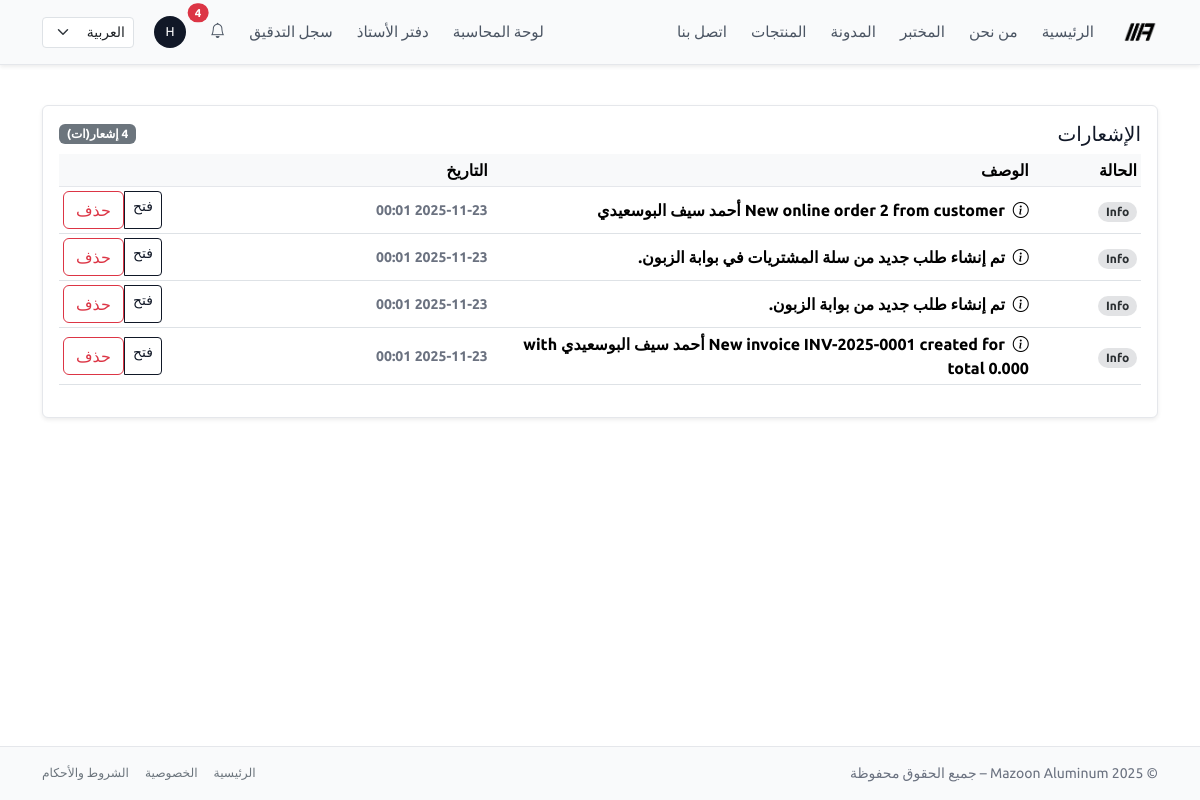
Page /ar/notifications/ (signed in) on the earlier database version.
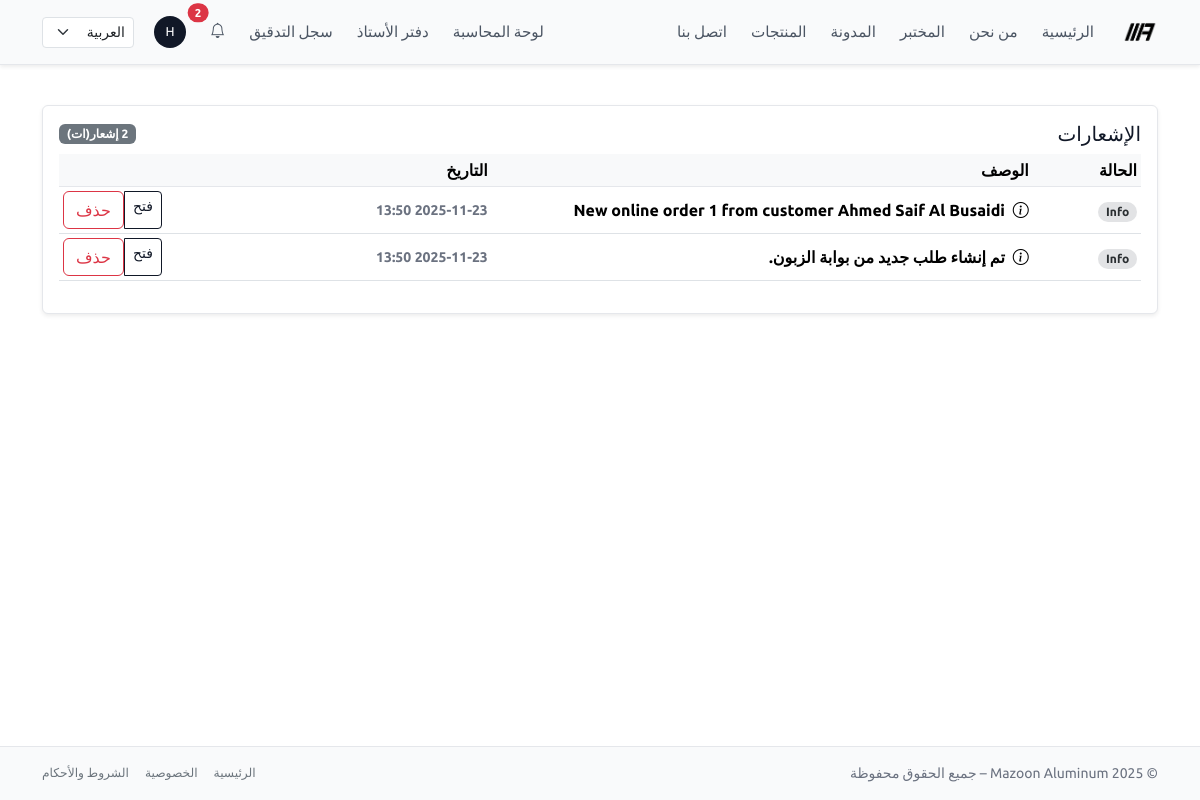
Same page on the later database version.
### core/models/notifications.py (models this page shows, shortened)
class Notification(BaseModel):
    class Levels(models.TextChoices):
        INFO = "info", "Info"
        SUCCESS = "success", "Success"
        WARNING = "warning", "Warning"
        ERROR = "error", "Error"
    recipient = models.ForeignKey(
        User,
        on_delete=models.CASCADE,
        related_name="notifications",
        verbose_name="Recipient",
    )
    verb = models.CharField(
        max_length=255,
        verbose_name="Verb",
        help_text="Short description of the event, e.g. 'New order created'.",
    )
    level = models.CharField(
        max_length=20,
        choices=Levels.choices,
        default=Levels.INFO,
    )
    url = models.CharField(
        max_length=500,
        blank=True,
        help_text="Resolved URL to redirect when the notification is clicked.",
    )
    target_content_type = models.ForeignKey(
        ContentType,
        null=True,
        blank=True,
        on_delete=models.SET_NULL,
        related_name="notification_targets",
    )
    target_object_id = models.CharField(
        max_length=64,
        null=True,
        blank=True,
    )
    target = GenericForeignKey("target_content_type", "target_object_id")
    is_read = models.BooleanField(default=False)
    read_at = models.DateTimeField(null=True, blank=True)
    objects = NotificationManager()
    class Meta:
        verbose_name = "Notification"
        verbose_name_plural = "Notifications"
        ordering = ["-created_at"]
    @property
    def bootstrap_level_class(self) -> str:
        mapping = {
            self.Levels.INFO: "bg-secondary-subtle text-secondary-emphasis",
            self.Levels.SUCCESS: "bg-success-subtle text-success-emphasis",
            self.Levels.WARNING: "bg-warning-subtle text-warning-emphasis",
            self.Levels.ERROR: "bg-danger-subtle text-danger-emphasis",
        }
        return mapping.get(self.level, "bg-secondary-subtle text-secondary-emphasis")
    @property
    def icon_name(self) -> str:
        mapping = {
            self.Levels.INFO: "bi-info-circle",
            self.Levels.SUCCESS: "bi-check-circle",
            self.Levels.WARNING: "bi-exclamation-triangle",
            self.Levels.ERROR: "bi-x-circle",
        }
        return mapping.get(self.level, "bi-info-circle")

### core/views/notifications.py (the view)
@method_decorator(login_required, name="dispatch")
class NotificationListView(ListView):
    model = Notification
    template_name = "core/notifications/list.html"
    context_object_name = "notifications"
    paginate_by = 20
    def get_queryset(self):
        return Notification.objects.for_user(self.request.user)

### core/context_processors/notifications.py (called while the page is built)
def notifications_context(request):
    user = request.user
    if not user.is_authenticated:
        return {}
    base_qs = Notification.objects.for_user(user)
    unread_count = base_qs.unread().count()
    recent_notifications = list(
        base_qs.select_related("target_content_type")[:10]
    )
    return {
        "notif_unread_count": unread_count,
        "notif_recent": recent_notifications,
        "notif_has_unread": unread_count > 0,
    }

### core/models/notifications.py (called while the page is built)
    def visible(self):
        return self.filter(is_deleted=False)

    def for_user(self, user):
        return self.visible().filter(recipient=user)

    def unread(self):
        return self.filter(is_read=False)

### templates/core/notifications/list.html
{% extends "base.html" %}
{% load i18n %}
{% block content %}
  {% include "core/notifications/_notifications_card.html" %}
{% endblock %}

### templates/core/notifications/_notifications_card.html (shortened to what this page needs)
{% load i18n %}
<div class="card border-0 shadow-sm mt-3">
  <div class="card-body">
    <div class="d-flex justify-content-between align-items-center mb-2">
      <h5 class="card-title mb-0">
        {% trans "الإشعارات" %}
      </h5>
      <span class="badge bg-secondary">
      </span>
    </div>
    {% if notifications %}
      <div class="table-responsive mb-3">
        <table class="table table-sm align-middle mb-0">
          <thead class="table-light">
            <tr>
              <th style="width: 10%">{% trans "الحالة" %}</th>
              <th style="width: 50%">{% trans "الوصف" %}</th>
              <th style="width: 20%">{% trans "التاريخ" %}</th>
              <th style="width: 20%"></th>
            </tr>
          </thead>
          <tbody>
          {% for n in notifications %}
            <tr class="{% if not n.is_read %}fw-semibold{% endif %}">
              <td>
                <span class="badge rounded-pill {{ n.bootstrap_level_class }}">
                  {{ n.get_level_display }}
                </span>
              </td>
              <td>
                <i class="bi {{ n.icon_name }} me-1"></i>
                {{ n.verb }}
              </td>
              <td class="small text-muted">
                {{ n.created_at|date:"Y-m-d H:i" }}
              </td>
              <td class="text-end">
                <div class="btn-group btn-group-sm" role="group">
                  <a href="{% url 'core:notification_read_redirect' n.public_id %}"
                     class="btn btn-outline-primary">
                    {% trans "فتح" %}
                  </a>
                  <form method="post"
                        action="{% url 'core:notification_delete' n.public_id %}"
                        onsubmit="return confirm('{% trans "هل أنت متأكد من حذف هذا الإشعار؟" %}');">
                    <button type="submit" class="btn btn-outline-danger">
                      {% trans "حذف" %}
                    </button>
                  </form>
                </div>
              </td>
            </tr>
          {% endfor %}
          </tbody>
        </table>
      </div>
    {% else %}
      <p class="text-muted small mb-0">
        {% trans "لا توجد إشعارات لعرضها." %}
      </p>
    {% endif %}
  </div>
</div>

Differences in the rows shown:
removed Notification: level "Info", verb "New online order 2 from customer أحمد سيف البوسعيدي", created_at "2025-11-23 00:01"
removed Notification: level "Info", verb "تم إنشاء طلب جديد من سلة المشتريات في بوابة الزبون.", created_at "2025-11-23 00:01"
removed Notification: level "Info", verb "تم إنشاء طلب جديد من بوابة الزبون.", created_at "2025-11-23 00:01"
changed Notification: verb "New invoice INV-2025-0001 created for أحمد سيف البوسعيدي with total 0.000" → "New online order 1 from customer Ahmed Saif Al Busaidi"; created_at "2025-11-23 00:01" → "2025-11-23 13:50"
now on this page (row edited): Notification: level "Info", verb "تم إنشاء طلب جديد من بوابة الزبون.", created_at "2025-11-23 13:50"
Other differences:
{{ notif_unread_count }}: "4" → "2"
text no longer shown: "4 إشعار(ات)"
text now shown: "2 إشعار(ات)"
